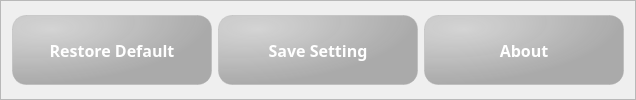
               <widget class="QFrame" name="sub_frame_setting_button">
                <property name="frameShape">
                 <enum>QFrame::StyledPanel</enum>
                </property>
                <property name="frameShadow">
                 <enum>QFrame::Raised</enum>
                </property>
                <layout class="QHBoxLayout" name="horizontalLayout_2">
                 <item>
                  <widget class="QPushButton" name="button_saveSetting_restore">
                   <property name="minimumSize">
                    <size>
                     <width>200</width>
                     <height>70</height>
                    </size>
                   </property>
                   <property name="maximumSize">
                    <size>
                     <width>200</width>
                     <height>70</height>
                    </size>
                   </property>
                   <property name="font">
                    <font>
                     <family>Segoe UI Semibold</family>
                     <pointsize>12</pointsize>
                     <weight>75</weight>
                     <bold>true</bold>
                    </font>
                   </property>
                   <property name="styleSheet">
                    <string notr="true">QPushButton {
	color: rgb(255,255,255);
	border-radius: 14px;
    /*background:qlineargradient(spread:pad, x1:0, y2:1, x1:0, y2:1, stop:0 rgba(245, 245, 245, 255), stop:1 rgba(220, 220, 220, 255));*/
	background:qradialgradient(cx:0,cy:0,radius:1,fx:0.2,fy:0.2,stop:0 rgba(205, 205, 205, 205), stop:1 rgba(170, 170, 170, 255));
	border: 1px solid rgba(170,170,170, 100);
}
QPushButton::hover {
	background-color: rgb(224, 238, 249);
	color: rgb(100,100,100);
}
QPushButton::pressed {
	background-color: rgba(200, 200, 200, 255);
	color: rgb(255,255,255);
}
</string>
                   </property>
                   <property name="text">
                    <string>Restore Default</string>
                   </property>
                  </widget>
                 </item>
                 <item>
                  <widget class="QPushButton" name="button_saveSetting_save">
                   <property name="minimumSize">
                    <size>
                     <width>200</width>
                     <height>70</height>
                    </size>
                   </property>
                   <property name="maximumSize">
                    <size>
                     <width>200</width>
                     <height>70</height>
                    </size>
                   </property>
                   <property name="font">
                    <font>
                     <family>Segoe UI Semibold</family>
                     <pointsize>12</pointsize>
                     <weight>75</weight>
                     <bold>true</bold>
                    </font>
                   </property>
                   <property name="styleSheet">
                    <string notr="true">QPushButton {
	color: rgb(255,255,255);
	border-radius: 14px;
    /*background:qlineargradient(spread:pad, x1:0, y2:1, x1:0, y2:1, stop:0 rgba(245, 245, 245, 255), stop:1 rgba(220, 220, 220, 255));*/
	background:qradialgradient(cx:0,cy:0,radius:1,fx:0.2,fy:0.2,stop:0 rgba(205, 205, 205, 205), stop:1 rgba(170, 170, 170, 255));
	border: 1px solid rgba(170,170,170, 100);
}
QPushButton::hover {
	background-color: rgb(224, 238, 249);
	color: rgb(100,100,100);
}
QPushButton::pressed {
	background-color: rgba(200, 200, 200, 255);
	color: rgb(255,255,255);
}
</string>
                   </property>
                   <property name="text">
                    <string>Save Setting</string>
                   </property>
                  </widget>
                 </item>
                 <item>
                  <widget class="QPushButton" name="button_saveSetting_about">
                   <property name="minimumSize">
                    <size>
                     <width>200</width>
                     <height>70</height>
                    </size>
                   </property>
                   <property name="maximumSize">
                    <size>
                     <width>200</width>
                     <height>70</height>
                    </size>
                   </property>
                   <property name="font">
                    <font>
                     <family>Segoe UI Semibold</family>
                     <pointsize>12</pointsize>
                     <weight>75</weight>
                     <bold>true</bold>
                    </font>
                   </property>
                   <property name="styleSheet">
                    <string notr="true">QPushButton {
	color: rgb(255,255,255);
	border-radius: 14px;
    /*background:qlineargradient(spread:pad, x1:0, y2:1, x1:0, y2:1, stop:0 rgba(245, 245, 245, 255), stop:1 rgba(220, 220, 220, 255));*/
	background:qradialgradient(cx:0,cy:0,radius:1,fx:0.2,fy:0.2,stop:0 rgba(205, 205, 205, 205), stop:1 rgba(170, 170, 170, 255));
	border: 1px solid rgba(170,170,170, 100);
}
QPushButton::hover {
	background-color: rgb(224, 238, 249);
	color: rgb(100,100,100);
}
QPushButton::pressed {
	background-color: rgba(200, 200, 200, 255);
	color: rgb(255,255,255);
}
</string>
                   </property>
                   <property name="text">
                    <string>About</string>
                   </property>
                  </widget>
                 </item>
                </layout>
               </widget>
